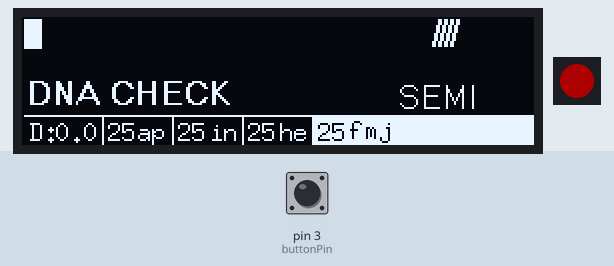
A sketch run on a simulated Arduino Uno, built with avr-gcc and run on an emulated ATmega328P. Parts: 256×64 one-colour display, 1 RGB LEDs in strip order, left to right. Inputs (shaded band) come from the test bench; at power-on: pin 3 (buttonPin) LOW. Dim RGB values are drawn brighter than linear; colours are those a GRB WS2812 strip shows for the declared byte order.

Above: at 0.7 s.
At 4.7 s:
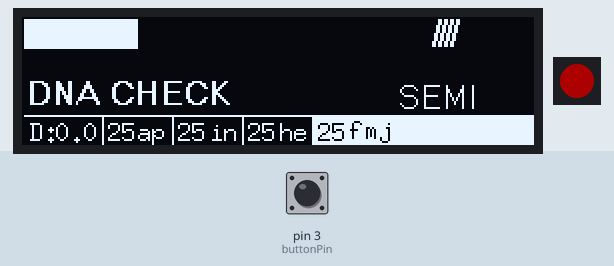
At 8.29 s:
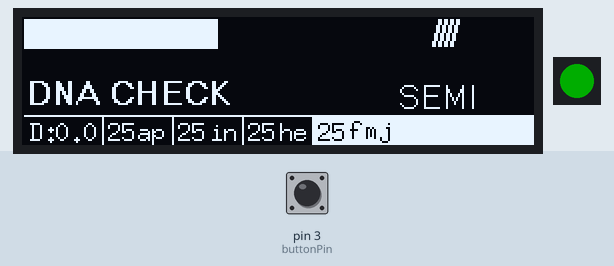
At 9.0 s:
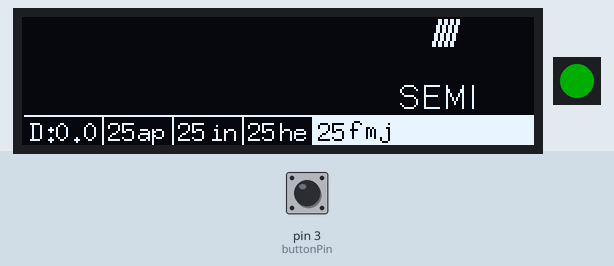
Timing chart, 0 to 10.5 s (numbered marks = the images above):
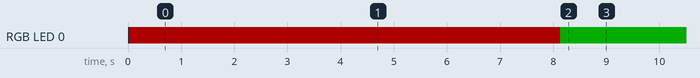

The sketch:

Lawgiver.ino
```cpp
//u8g2 provided by OliKraus - github.com/olikraus/u8g2

#include <FastLED.h>
#include <Arduino.h>
#include <SPI.h>
#include <U8g2lib.h>
#include <Wire.h>

#define LED_PIN 2
#define NUM_LEDS 1
#define BRIGHTNESS 50
#define LED_TYPE WS2812
CRGB leds[NUM_LEDS];
int lbar = 1;
boolean idcheck = true;
unsigned long startMillis;
unsigned long currentMillis;
const unsigned long period = 4500;
//Button counter STATIC
const int buttonPin = 3;
//Button counter VARIABLE
int buttonPushCounter = 0;
int buttonState = 0;
int lastButtonState = 0;
int FMJCounter = 25;


U8G2_SH1122_256X64_1_4W_SW_SPI u8g2(U8G2_R2, 10, 9, 12, 11, 13);

void setup(void)
{
  u8g2.begin();
  FastLED.addLeds<LED_TYPE, LED_PIN>(leds, NUM_LEDS).setCorrection( TypicalLEDStrip );
  FastLED.setBrightness(BRIGHTNESS );
  startMillis = millis();
  //FMJ counter button
  pinMode(buttonPin, INPUT);
}

void loop(void)
{
  buttonState = digitalRead(buttonPin);
  if (buttonState != lastButtonState)
  {
    if (buttonState == LOW && idcheck == false)
    {
      FMJCounter--;
    }
  }
  lastButtonState = buttonState;
  if (FMJCounter == 0) FMJCounter = 25;
  currentMillis = millis();

  u8g2.firstPage();
  do {
    u8g2.setFontMode(0);
    u8g2.setDrawColor(1);
    //ID Check bar
    if (idcheck == true)
    {
      lbar++;
      if (lbar > 100)  lbar = 0, boolean (idcheck = false);
      u8g2.drawBox (1, 1, lbar, 15);
    }
    // ID Check LED
    if (idcheck == true)
    {
      leds[0] = CRGB(0, 255, 0);
      FastLED.show();
    }
    if (idcheck == false)
    {
      leds[0] = CRGB(255, 0, 0);
      FastLED.show();
    }
    //Text
    u8g2.setFont(u8g2_font_crox3hb_tf);
    u8g2.setCursor(2, 44);
    if (idcheck == true)
    {
      u8g2.print("DNA CHECK");
    }
    else if (currentMillis - startMillis <= period && idcheck == false)
    {
      u8g2.print("I.D OK");
    }
    u8g2.setFont(u8g2_font_crox3h_tf);
    u8g2.setCursor(188, 46);
    u8g2.print("SEMI");
    //horizontal line
    u8g2.drawLine(1, 49, 255, 49);
    //vertical lines bottom
    u8g2.drawLine(40, 63, 40, 49);
    u8g2.drawLine(75, 63, 75, 49);
    u8g2.drawLine(110, 63, 110, 49);
    u8g2.drawLine(145, 63, 145, 49);
    //angled lines top right
    u8g2.drawLine(208, 1, 205, 14);
    u8g2.drawLine(209, 1, 206, 14);
    u8g2.drawLine(211, 1, 208, 14);
    u8g2.drawLine(212, 1, 209, 14);
    u8g2.drawLine(214, 1, 211, 14);
    u8g2.drawLine(215, 1, 212, 14);
    u8g2.drawLine(217, 1, 214, 14);
    u8g2.drawLine(218, 1, 215, 14);
    //TEXT
    u8g2.setFont(u8g2_font_7x13_tf);
    //Distance-TEXT
    u8g2.setCursor(4, 62);
    u8g2.print("D:");
    //AP-TEXT
    u8g2.setCursor(58, 62);
    u8g2.print("ap");
    //IN-TEXT
    u8g2.setCursor(94, 62);
    u8g2.print("in");
    //HE-TEXT
    u8g2.setCursor(129, 62);
    u8g2.print("he");
    //DISTANCE-NUM
    u8g2.setCursor(17, 62);
    u8g2.print("0.0");
    //AP-NUM
    u8g2.setCursor(43, 62);
    u8g2.print("25");
    //IN-NUM
    u8g2.setCursor(78, 62);
    u8g2.print("25");
    //HE-NUM
    u8g2.setCursor(113, 62);
    u8g2.print("25");
    //FMJ
    u8g2.setFontMode(1);
    u8g2.setDrawColor(1);
    u8g2.drawBox(146, 49, 255, 64);
    u8g2.setFont(u8g2_font_7x13_tf);
    u8g2.setCursor(148, 62);
    u8g2.setDrawColor(0);
    u8g2.print(FMJCounter);
    u8g2.setCursor(164, 61);
    u8g2.setDrawColor(0);
    u8g2.print("fmj");

  }
  while (u8g2.nextPage() );

}
```

Measured:
- by itself, RGB LED 0: off → RGB(50, 0, 0) at 0.03 s, → RGB(0, 50, 0) 8.1 s later
- what the display in image 0 shows lasts 0.6 s, from 0.7 s to 1.3 s
